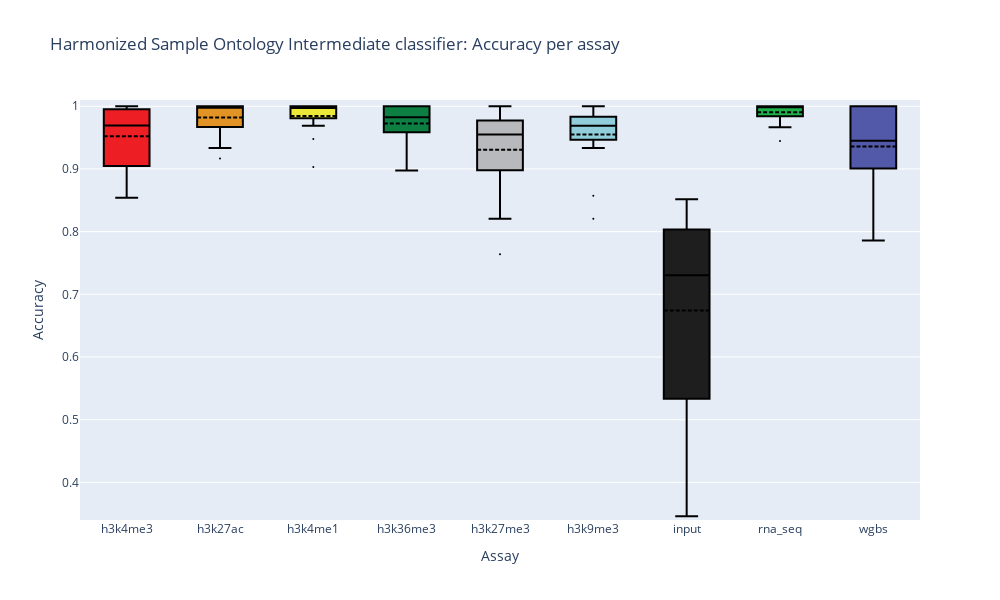

Notebook source saved alongside this figure:
### Code cell
# fig_flagship_ct_boxplot(ct_full_df, logdir=fig_dir, name="ct_assay_accuracy_boxplot_10kb")
fig_flagship_ct_boxplot(ct_full_df)

### Figure 1 — Plotly figure (JSON) as saved in the notebook; plotly's stock layout.template omitted (floating-point values rounded to 4 significant figures)
{"data": [{"boxmean": true, "boxpoints": "outliers", "fillcolor": "rgb(238,30,37)", "line": {"color": "black"}, "marker": {"size": 2}, "name": "h3k4me3", "showlegend": false, "type": "box", "y": [1, 0.9902, 1, 1, 0.8929, 0.9167, 0.9683, 0.9906, 0.9706, 0.8889, 0.8762, 0.9815, 1, 0.95, 0.9573, 0.8542]}, {"boxmean": true, "boxpoints": "outliers", "fillcolor": "rgb(225,148,37)", "line": {"color": "black"}, "marker": {"size": 2}, "name": "h3k27ac", "showlegend": false, "type": "box", "y": [1, 1, 0.963, 1, 0.9643, 1, 1, 0.9792, 0.9697, 1, 0.9167, 0.9955, 1, 0.9333, 1, 0.9913]}, {"boxmean": true, "boxpoints": "outliers", "fillcolor": "rgb(236,232,56)", "line": {"color": "black"}, "marker": {"size": 2}, "name": "h3k4me1", "showlegend": false, "type": "box", "y": [0.9943, 1, 1, 0.9861, 0.9872, 1, 1, 0.9798, 0.9688, 1, 0.9032, 0.9818, 1, 0.9477, 1, 1]}, {"boxmean": true, "boxpoints": "outliers", "fillcolor": "rgb(13,127,66)", "line": {"color": "black"}, "marker": {"size": 2}, "name": "h3k36me3", "showlegend": false, "type": "box", "y": [1, 0.9896, 0.9506, 0.9861, 0.8974, 0.9722, 1, 0.9792, 0.9667, 1, 0.9167, 0.9744, 1, 0.9273, 1, 1]}, {"boxmean": true, "boxpoints": "outliers", "fillcolor": "rgb(184,185,189)", "line": {"color": "black"}, "marker": {"size": 2}, "name": "h3k27me3", "showlegend": false, "type": "box", "y": [0.9848, 0.9896, 0.9067, 0.9722, 0.7639, 0.9167, 0.9444, 0.9753, 0.9655, 0.8889, 0.8205, 0.9704, 0.9792, 0.9423, 1, 0.8667]}, {"boxmean": true, "boxpoints": "outliers", "fillcolor": "rgb(144,206,219)", "line": {"color": "black"}, "marker": {"size": 2}, "name": "h3k9me3", "showlegend": false, "type": "box", "y": [1, 0.9375, 0.9333, 0.971, 0.8205, 1, 1, 0.9718, 0.9667, 0.9792, 0.8571, 0.9573, 0.9792, 0.9638, 0.9877, 0.9556]}, {"boxmean": true, "boxpoints": "outliers", "fillcolor": "rgb(30,30,30)", "line": {"color": "black"}, "marker": {"size": 2}, "name": "input", "showlegend": false, "type": "box", "y": [0.8125, 0.7297, 0.8519, 0.3462, 0.7308, 0.8, 0.7368, 0.7, 0.8065, 0.8333, 0.4722, 0.5312, 0.7368, 0.7143, 0.4516, 0.5357]}, {"boxmean": true, "boxpoints": "outliers", "fillcolor": "rgb(30,176,75)", "line": {"color": "black"}, "marker": {"size": 2}, "name": "rna_seq", "showlegend": false, "type": "box", "y": [0.9955, 1, 1, 1, 1, 1, 1, 1, 0.973, 1, 0.9444, 0.9983, 1, 0.9703, 1, 0.9667]}, {"boxmean": true, "boxpoints": "outliers", "fillcolor": "rgb(81,89,168)", "line": {"color": "black"}, "marker": {"size": 2}, "name": "wgbs", "showlegend": false, "type": "box", "y": [0.9524, 1, 1, 1, 0.9091, 0.9375, 1, 0.8922, 0.9737, 1, 0.7857, 0.8333, 1, 0.8462, 0.9167, 0.9286]}], "layout": {"height": 600, "title": {"text": "Harmonized Sample Ontology Intermediate classifier: Accuracy per assay"}, "width": 1000, "xaxis": {"title": {"text": "Assay"}}, "yaxis": {"range": [0.34, 1.01], "title": {"text": "Accuracy"}}}}
